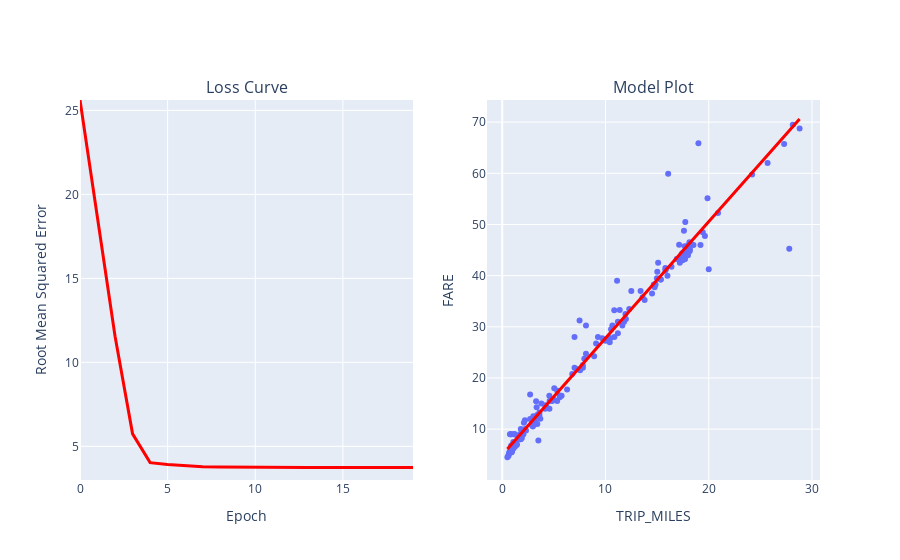

The notebook cell saved with this chart:
### Markdown cell above
## Train a model with one feature

In this step you will train a model to predict the cost of the fare using a **single feature**. Earlier, you saw that `TRIP_MILES` (distance) correlates most strongly with the ``FARE``, so let's start with `TRIP_MILES` as the feature for your first training run.

**Instructions**

1. Run the **Experiment 1** code cell to build your model with one feature.
1. Review the output from the training run
1. **Check your understanding** by answering these questions:
  * How many epochs did it take to converge on the final model?
  * How well does the model fit the sample data?

During training, you should see the root mean square error (RMSE) in the output. The units for RMSE are the same as the units for the label (dollars). In other words, you can use the RMSE to determine how far off, on average, the predicted fares are in dollars from the observed values.

### Code cell
#@title Code - Experiment 1

# The following variables are the hyperparameters.
learning_rate = 0.001
epochs = 20
batch_size = 50

# Specify the feature and the label.
features = ['TRIP_MILES']
label = 'FARE'

model_1 = run_experiment(training_df, features, label, learning_rate, epochs, batch_size)

### Figure 1 — Plotly figure (JSON) as saved in the notebook; plotly's stock layout.template omitted (floating-point values rounded to 4 significant figures; data arrays with more than 128 entries replaced by an {"elided": "..."} marker saying what was removed)
{"data": [{"hovertemplate": "TRIP_MILES=%{x}<br>FARE=%{y}<extra></extra>", "legendgroup": "", "marker": {"color": "#636efa", "symbol": "circle"}, "mode": "markers", "name": "", "orientation": "v", "showlegend": false, "type": "scatter", "x": {"elided": "200 float values"}, "xaxis": "x2", "y": {"elided": "200 float values"}, "yaxis": "y2"}, {"hovertemplate": "TRIP_MILES=%{x}<br>FARE_PREDICTED=%{y}<extra></extra>", "legendgroup": "", "line": {"color": "#ff0000", "dash": "solid", "width": 3}, "marker": {"symbol": "circle"}, "mode": "lines", "name": "", "orientation": "v", "showlegend": false, "type": "scatter", "x": {"elided": "200 float values"}, "xaxis": "x2", "y": {"elided": "200 float values"}, "yaxis": "y2"}, {"hovertemplate": "x=%{x}<br>y=%{y}<extra></extra>", "legendgroup": "", "line": {"color": "#ff0000", "dash": "solid", "width": 3}, "marker": {"symbol": "circle"}, "mode": "lines", "name": "", "orientation": "v", "showlegend": false, "type": "scatter", "x": [0, 1, 2, 3, 4, 5, 6, 7, 8, 9, 10, 11, 12, 13, 14, 15, 16, 17, 18, 19], "xaxis": "x", "y": [25.62, 18.48, 11.55, 5.742, 4.029, 3.917, 3.838, 3.791, 3.767, 3.754, 3.749, 3.747, 3.746, 3.746, 3.746, 3.745, 3.746, 3.746, 3.746, 3.746], "yaxis": "y"}], "layout": {"annotations": [{"font": {"size": 16}, "showarrow": false, "text": "Loss Curve", "x": 0.225, "xanchor": "center", "xref": "paper", "y": 1, "yanchor": "bottom", "yref": "paper"}, {"font": {"size": 16}, "showarrow": false, "text": "Model Plot", "x": 0.775, "xanchor": "center", "xref": "paper", "y": 1, "yanchor": "bottom", "yref": "paper"}], "xaxis": {"anchor": "y", "domain": [0, 0.45], "title": {"text": "Epoch"}}, "xaxis2": {"anchor": "y2", "domain": [0.55, 1], "title": {"text": "TRIP_MILES"}}, "yaxis": {"anchor": "x", "domain": [0, 1], "range": [2.996, 25.62], "title": {"text": "Root Mean Squared Error"}}, "yaxis2": {"anchor": "x2", "domain": [0, 1], "title": {"text": "FARE"}}}}
